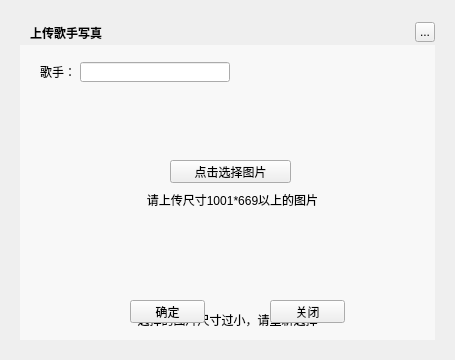
<?xml version="1.0" encoding="UTF-8"?>
<ui version="4.0">
 <class>MusicLrcArtPhotoUpload</class>
 <widget class="QWidget" name="MusicLrcArtPhotoUpload">
  <property name="geometry">
   <rect>
    <x>0</x>
    <y>0</y>
    <width>455</width>
    <height>360</height>
   </rect>
  </property>
  <property name="windowTitle">
   <string>Form</string>
  </property>
  <widget class="QLabel" name="background">
   <property name="geometry">
    <rect>
     <x>20</x>
     <y>20</y>
     <width>415</width>
     <height>320</height>
    </rect>
   </property>
   <property name="text">
    <string/>
   </property>
  </widget>
  <widget class="QLabel" name="topTitleName">
   <property name="geometry">
    <rect>
     <x>30</x>
     <y>20</y>
     <width>91</width>
     <height>25</height>
    </rect>
   </property>
   <property name="styleSheet">
    <string notr="true">color:&quot;#FFFFFF&quot;;font-weight:bold</string>
   </property>
   <property name="text">
    <string>上传歌手写真</string>
   </property>
  </widget>
  <widget class="QToolButton" name="topTitleCloseButton">
   <property name="geometry">
    <rect>
     <x>415</x>
     <y>22</y>
     <width>20</width>
     <height>20</height>
    </rect>
   </property>
   <property name="text">
    <string>...</string>
   </property>
  </widget>
  <widget class="QLabel" name="artNameLabel">
   <property name="geometry">
    <rect>
     <x>40</x>
     <y>62</y>
     <width>31</width>
     <height>20</height>
    </rect>
   </property>
   <property name="text">
    <string>歌手：</string>
   </property>
  </widget>
  <widget class="QLineEdit" name="artSearchEdit">
   <property name="geometry">
    <rect>
     <x>80</x>
     <y>62</y>
     <width>150</width>
     <height>20</height>
    </rect>
   </property>
  </widget>
  <widget class="QLabel" name="stateLabel">
   <property name="geometry">
    <rect>
     <x>22</x>
     <y>305</y>
     <width>411</width>
     <height>30</height>
    </rect>
   </property>
   <property name="styleSheet">
    <string notr="true"/>
   </property>
   <property name="text">
    <string>选择的图片尺寸过小，请重新选择</string>
   </property>
   <property name="alignment">
    <set>Qt::AlignCenter</set>
   </property>
  </widget>
  <widget class="QPushButton" name="uploadButton">
   <property name="geometry">
    <rect>
     <x>130</x>
     <y>300</y>
     <width>75</width>
     <height>23</height>
    </rect>
   </property>
   <property name="text">
    <string>确定</string>
   </property>
  </widget>
  <widget class="QPushButton" name="closeButton">
   <property name="geometry">
    <rect>
     <x>270</x>
     <y>300</y>
     <width>75</width>
     <height>23</height>
    </rect>
   </property>
   <property name="text">
    <string>关闭</string>
   </property>
  </widget>
  <widget class="MusicLrcArtPhotoLabel" name="imageLabel" native="true">
   <property name="geometry">
    <rect>
     <x>60</x>
     <y>100</y>
     <width>341</width>
     <height>191</height>
    </rect>
   </property>
  </widget>
  <widget class="QPushButton" name="selectButton">
   <property name="geometry">
    <rect>
     <x>170</x>
     <y>160</y>
     <width>121</width>
     <height>23</height>
    </rect>
   </property>
   <property name="text">
    <string>点击选择图片</string>
   </property>
  </widget>
  <widget class="QLabel" name="introduceLabel">
   <property name="geometry">
    <rect>
     <x>137</x>
     <y>190</y>
     <width>191</width>
     <height>20</height>
    </rect>
   </property>
   <property name="text">
    <string>请上传尺寸1001*669以上的图片</string>
   </property>
   <property name="alignment">
    <set>Qt::AlignCenter</set>
   </property>
  </widget>
  <widget class="QWidget" name="backgroundMask" native="true">
   <property name="geometry">
    <rect>
     <x>20</x>
     <y>45</y>
     <width>415</width>
     <height>295</height>
    </rect>
   </property>
   <property name="styleSheet">
    <string notr="true">background:rgba(255,255,255,150)</string>
   </property>
  </widget>
  <zorder>background</zorder>
  <zorder>backgroundMask</zorder>
  <zorder>topTitleName</zorder>
  <zorder>topTitleCloseButton</zorder>
  <zorder>artNameLabel</zorder>
  <zorder>artSearchEdit</zorder>
  <zorder>stateLabel</zorder>
  <zorder>uploadButton</zorder>
  <zorder>closeButton</zorder>
  <zorder>imageLabel</zorder>
  <zorder>selectButton</zorder>
  <zorder>introduceLabel</zorder>
 </widget>
 <customwidgets>
  <customwidget>
   <class>MusicLrcArtPhotoLabel</class>
   <extends>QWidget</extends>
   <header>musiclrcartphotolabel.h</header>
   <container>1</container>
  </customwidget>
 </customwidgets>
 <resources/>
 <connections/>
</ui>
